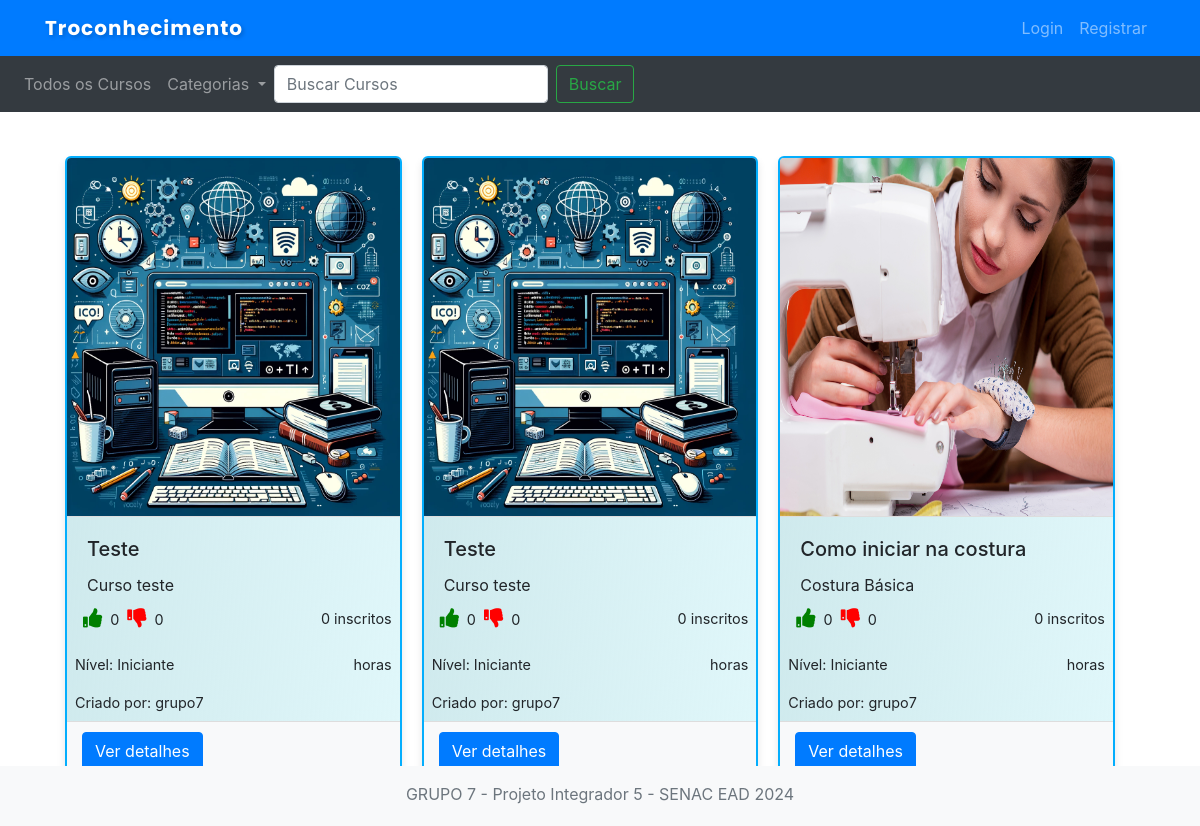
Page /lista_cursos on the committed database.
### cursos/models.py (models this page shows)
class Curso(models.Model):
    NIVEL_CHOICES = [
        ('IN', 'Iniciante'),
        ('IT', 'Intermediário'),
        ('AV', 'Avançado'),
    ]
    titulo = models.CharField(max_length=255)
    descricao = models.TextField()
    criador = models.ForeignKey(User, on_delete=models.CASCADE)
    inscricoes = models.PositiveIntegerField(default=0)
    likes = models.PositiveIntegerField(default=0)
    dislikes = models.PositiveIntegerField(default=0)
    duracao = models.DurationField()
    categoria = models.CharField(max_length=100)
    nivel = models.CharField(max_length=2, choices=NIVEL_CHOICES)
    data_criacao = models.DateTimeField(auto_now_add=True)
    ultima_atualizacao = models.DateTimeField(auto_now=True)
    thumbnail = models.ImageField(upload_to='cursos_thumbnails/', null=True, blank=True)
    preco_creditos = models.PositiveIntegerField(default=1)
    descricao_breve = models.CharField(max_length=255, blank=True)
    idioma = models.CharField(max_length=50)
    status = models.CharField(max_length=100, default='Ativo')

### cursos/views.py (the view)
# urls.py: path('lista_cursos', lista_cursos, name='lista_cursos'),
def lista_cursos(request):
    cursos = Curso.objects.all()
    return render(request, 'lista_cursos.html', {'cursos': cursos})

### cursos/context_processors.py (called while the page is built)
def categorias_disponiveis(request):
    categorias = Curso.objects.values_list('categoria', flat=True).distinct()
    return {'categorias': categorias}

### cursos/templates/lista_cursos.html
{% extends 'base.html' %}
{% load static %}
{% block content %}
<div class="lista-cursos">
    {% for curso in cursos %}
        <div class="card-curso">
            <img src="{{ curso.thumbnail.url }}" alt="{{ curso.titulo }}">
            <div class="card-body">
                <h5 class="card-title">{{ curso.titulo }}</h5>
                <p class="card-text">{{ curso.descricao_breve }}</p>
            </div>
            <div class="card-info">
                <div class="card-likes">
                    <i class="like fas fa-thumbs-up"></i>{{ curso.likes }}
                    <i class="dislike fas fa-thumbs-down"></i>{{ curso.dislikes }}
                </div>
                <div>{{ curso.inscricoes }} inscritos</div>
            </div>
            <div class="card-info">
                <div>Nível: {{ curso.get_nivel_display }}</div>
                <div>{{ curso.duracao|time:"G" }} horas</div>
            </div>
            <div class="card-info">
                <div>Criado por: {{ curso.criador.username }}</div>
            </div>
            <div class="card-actions">
                <a href="{% url 'detalhes_curso' curso.id %}" class="btn btn-primary">Ver detalhes</a>
            </div>
        </div>
    {% empty %}
        <p>Nenhum curso encontrado.</p>
    {% endfor %}
</div>
{% endblock %}

### cursos/templates/base.html (shortened to what this page needs)
{% load static %}
<!DOCTYPE html>
<html lang="pt-br">
<head>
    <link rel="stylesheet" href="{% static 'cursos/styles.css' %}">
    <link rel="stylesheet" href="https://stackpath.bootstrapcdn.com/bootstrap/4.5.2/css/bootstrap.min.css">
    <link rel="stylesheet" href="https://cdnjs.cloudflare.com/ajax/libs/font-awesome/5.15.1/css/all.min.css">
</head>
<body>
    <header>
        <nav class="navbar navbar-expand-lg navbar-dark bg-primary">
            <div class="container">
                <a class="navbar-brand" href="{% url 'index' %}">Troconhecimento</a>
                <div class="collapse navbar-collapse" id="navbarNav">
                    <ul class="navbar-nav ml-auto">
                        {% if user.is_authenticated %}
                            <li class="nav-item">
                                <a class="nav-link" href="{% url 'perfil_usuario' %}">Olá, {{ user.username }}!</a>
                            </li>
                            <li class="nav-item">
                                <a href="{% url 'criar_curso' %}" class="btn btn-success my-2 my-sm-0" role="button">+ Criar Curso</a>
                            </li>
                            <li class="nav-item">
                                <a class="nav-link" style="position: relative;">
                                    <span class="badge badge-pill badge-success" style="position: absolute; top: -5px; right: -5px;">
                                        {{ user.profile.creditos }}
                                    </span>
                                    Créditos
                                </a>
                            </li>
                            <li class="nav-item">
                                <form action="{% url 'logout' %}" method="post" class="form-inline">
                                    {% csrf_token %}
                                    <button type="submit" class="btn btn-link text-white">Logout</button>
                                </form>
                            </li>
                        {% else %}
                            <li class="nav-item">
                                <a class="nav-link" href="{% url 'login' %}">Login</a>
                            </li>
                            <li class="nav-item">
                                <a class="nav-link" href="{% url 'register' %}">Registrar</a>
                            </li>
                        {% endif %}
                    </ul>
                </div>
            </div>
        </nav>
        <nav class="navbar navbar-expand-lg navbar-dark bg-dark">
            <div class="collapse navbar-collapse" id="navbarNavAltMarkup">
                <div class="navbar-nav">
                    <a class="nav-item nav-link" href="{% url 'lista_cursos' %}">Todos os Cursos</a>
                    <li class="nav-item dropdown">
                        <a class="nav-link dropdown-toggle" href="#" id="navbarDropdownMenuLink" role="button" data-toggle="dropdown" aria-haspopup="true" aria-expanded="false">
                            Categorias
                        </a>
                    </li>
                    <form class="form-inline my-2 my-lg-0" action="{% url 'buscar_curso' %}" method="get">
                        <input class="form-control mr-sm-2" type="search" placeholder="Buscar Cursos" aria-label="Search" name="q">
                        <button class="btn btn-outline-success my-2 my-sm-0" type="submit">Buscar</button>
                    </form>
                </div>
            </div>
        </nav>
    </header>
    <main class="py-4">
        <div class="container">
            {% block content %}{% endblock content %}
        </div>
    </main>
    <footer class="footer mt-auto py-3 bg-light">
        <div class="container text-center">
            <span class="text-muted">GRUPO 7 - Projeto Integrador 5 - SENAC EAD <span id="year"></span></span>
        </div>
    </footer>
</body>
</html>

### cursos/static/cursos/styles.css (style rules this page uses)
.footer { width: 100%; height: 60px; position: absolute; bottom: 0; left: 0; }
.navbar-brand { font-family: 'Poppins', sans-serif; font-size: 2.25rem; font-weight: 700; color: #fff !important; letter-spacing: 1px; text-shadow: 2px 2px 4px rgba(0, 0, 0, 0.2); }
.lista-cursos { display: flex; flex-wrap: wrap; gap: 20px; justify-content: flex-start; padding: 20px; }
.card-curso { flex: 0 1 calc(33.333% - 20px); display: flex; flex-direction: column; background: linear-gradient(275deg, #e0f7fa 0%, #b4dde2a8 100%); border-radius: 6px; overflow: hidden; border: 2px solid #04aefd; box-shadow: 0 5px 8px rgba(0, 0, 0, 0.1); transition: transform 0.2s; }
.card-info { display: flex; align-items: center; justify-content: space-between; font-size: 0.9rem; padding: 0.5rem; }
.card-info i { font-size: 1.2rem; margin-right: 0.5rem; }
.card-likes { padding: 0.5rem; }
.like { color: green; margin-right: 0.25rem; }
.dislike { color: red; margin-left: 0.25rem; }
.card-curso img { width: 100%; height: 100%; object-fit: fill; border-bottom: 1px solid #ddd; }
.card-body { padding: 15px; display: flex; flex-direction: column; flex-grow: 1; }
.card-title { font-size: 1.25rem; margin-bottom: 0.5rem; }
.card-text { font-size: 1rem; flex-grow: 1; }
.card-actions { display: flex; justify-content: space-between; padding: 10px 15px; background-color: #f8f9fa; border-top: 1px solid #ddd; }
h1, h2, h3, h4, h5, h6 { font-weight: 700; }
.card-title { font-weight: 500; }
.card-text { font-weight: 400; }
.text-center { text-align: center; }

### rows in the picture
Curso: thumbnail (picture), titulo "Teste", descricao_breve "Curso teste", likes "0", dislikes "0", inscricoes "0", nivel "Iniciante", criador.username "grupo7"
Curso: thumbnail (picture), titulo "Teste", descricao_breve "Curso teste", likes "0", dislikes "0", inscricoes "0", nivel "Iniciante", criador.username "grupo7"
Curso: thumbnail (picture), titulo "Como iniciar na costura", descricao_breve "Costura Básica", likes "0", dislikes "0", inscricoes "0", nivel "Iniciante", criador.username "grupo7"
